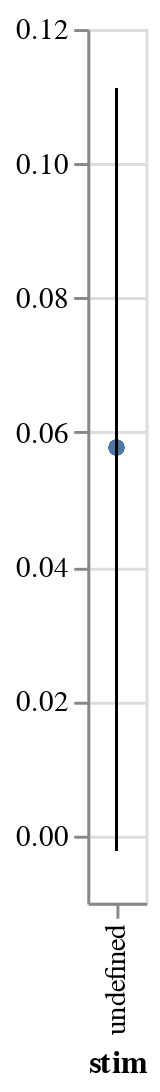

Notebook code for this chart:
### Code cell
window.plot_posteriors_no_slope()

### Figure 1 — Vega-Lite specification as saved in the notebook (floating-point values rounded to 4 significant figures)
{"config": {"view": {"continuousWidth": 400, "continuousHeight": 300}}, "layer": [{"mark": {"type": "line", "clip": true, "color": "black", "fill": null, "point": true}, "encoding": {"x": {"type": "ordinal", "field": "stim"}, "y": {"type": "quantitative", "field": "center interval", "impute": {"value": "value"}}}}, {"mark": "rule", "encoding": {"x": {"type": "ordinal", "field": "stim"}, "y": {"type": "quantitative", "field": "lower interval", "scale": {"domain": [-0.002217, 0.1112], "zero": false}, "title": ""}, "y2": {"field": "higher interval"}}}], "data": {"name": "data-68f2057465b3630db637a3b44be4a082"}, "$schema": "https://vega.github.io/schema/vega-lite/v4.8.1.json", "datasets": {"data-68f2057465b3630db637a3b44be4a082": [{"mouse": "0", "dummy_condition": 1, "Log power diff": 0.1769, "lower interval": -0.002217, "higher interval": 0.1112, "center interval": 0.05774, "zero": 0}, {"mouse": "1", "dummy_condition": 1, "Log power diff": -0.01064, "lower interval": -0.002217, "higher interval": 0.1112, "center interval": 0.05774, "zero": 0}, {"mouse": "2", "dummy_condition": 1, "Log power diff": 0.1092, "lower interval": -0.002217, "higher interval": 0.1112, "center interval": 0.05774, "zero": 0}, {"mouse": "3", "dummy_condition": 1, "Log power diff": 0.1885, "lower interval": -0.002217, "higher interval": 0.1112, "center interval": 0.05774, "zero": 0}, {"mouse": "4", "dummy_condition": 1, "Log power diff": 0.004457, "lower interval": -0.002217, "higher interval": 0.1112, "center interval": 0.05774, "zero": 0}, {"mouse": "5", "dummy_condition": 1, "Log power diff": -0.04296, "lower interval": -0.002217, "higher interval": 0.1112, "center interval": 0.05774, "zero": 0}, {"mouse": "6", "dummy_condition": 1, "Log power diff": -0.01376, "lower interval": -0.002217, "higher interval": 0.1112, "center interval": 0.05774, "zero": 0}, {"mouse": "7", "dummy_condition": 1, "Log power diff": 0.04502, "lower interval": -0.002217, "higher interval": 0.1112, "center interval": 0.05774, "zero": 0}]}}
